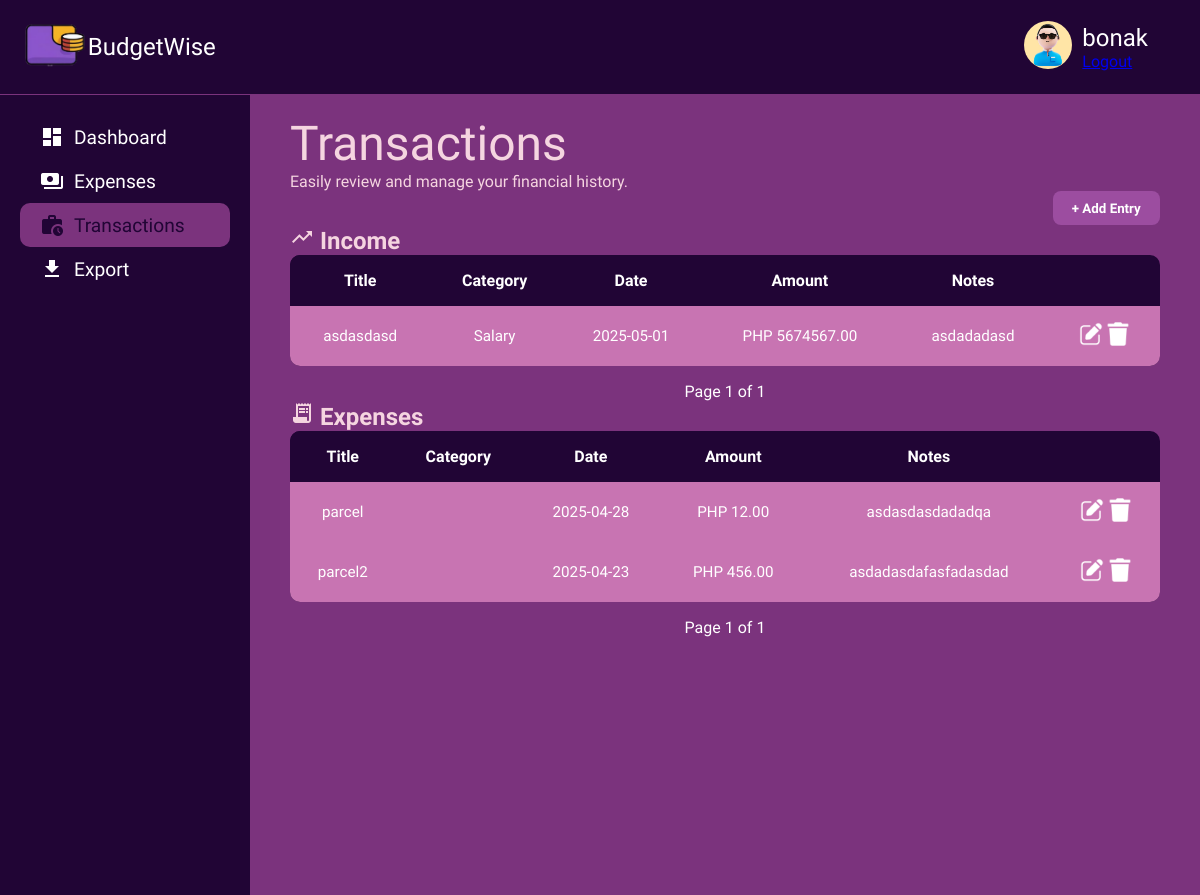
/finance/ (signed in), run on an earlier commit of the app's database.
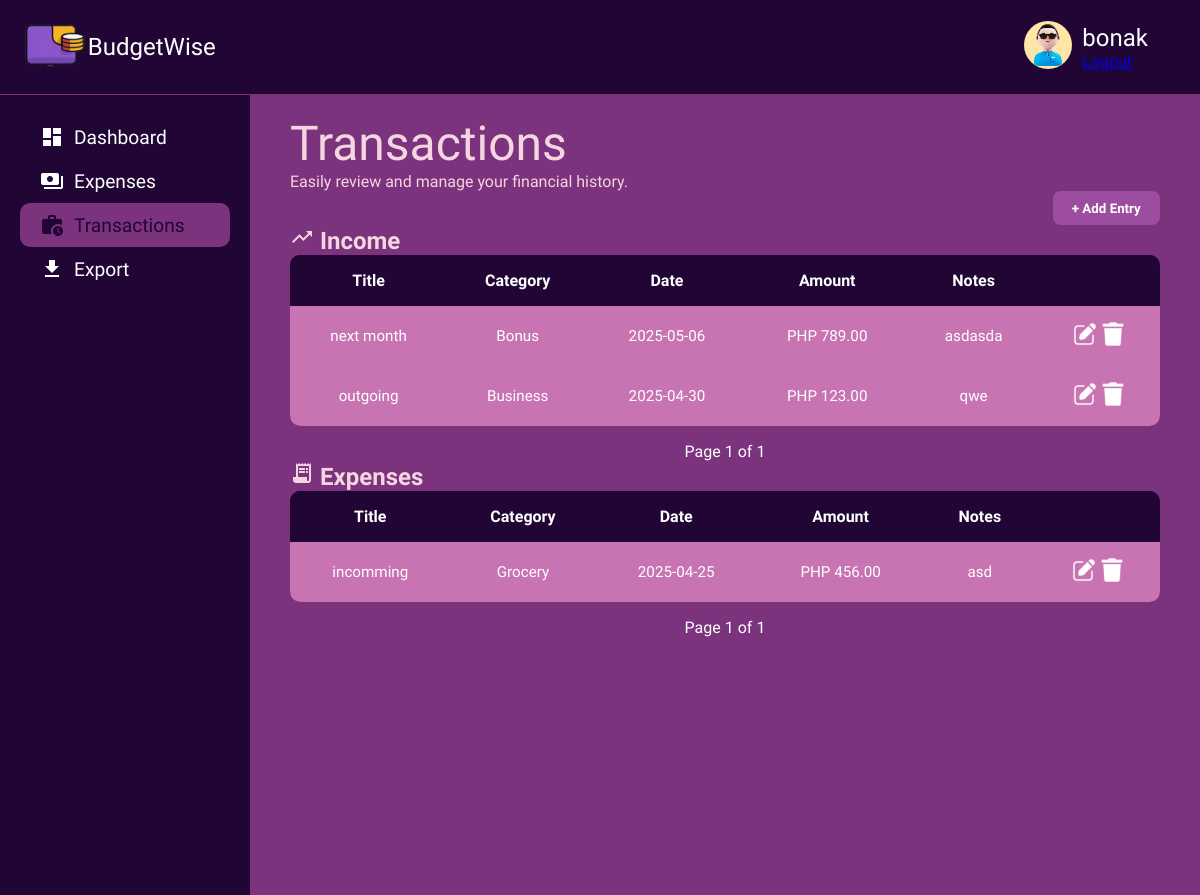
And on a later commit of the database.
### accounts/models.py (models this page shows)
class CustomUser(AbstractUser):
    pass  # django built-in fields muna then extand lang later

### finance/models.py (models this page shows, shortened)
class Entry(models.Model):
    ENTRY_TYPE_CHOICES = [
        ('income', 'Income'),
        ('expense', 'Expense'),
    ]
    user = models.ForeignKey(settings.AUTH_USER_MODEL, on_delete=models.CASCADE)
    title = models.CharField(max_length=200)
    amount = models.DecimalField(max_digits=10, decimal_places=2)
    date = models.DateField()
    entry_type = models.CharField(max_length=7, choices=ENTRY_TYPE_CHOICES)
    category = models.ForeignKey(Category, on_delete=models.SET_NULL, null=True, blank=True)
    notes = models.TextField(blank=True, null=True)

class Category(models.Model):
    EXPENSE_CATEGORIES = [
        ('grocery', 'Grocery'),
        ('health', 'Health'),
        ('gifts', 'Gifts'),
        ('transportation', 'Transportation'),
        ('food', 'Food'),
        ('eating_out', 'Eating Out'),
        ('bills', 'Bills'),
    ]
    INCOME_CATEGORIES = [
        ('salary', 'Salary'),
        ('bonus', 'Bonus'),
        ('business', 'Business'),
    ]
    CATEGORY_TYPES = [
        ('expense', 'Expense'),
        ('income', 'Income'),
    ]
    user = models.ForeignKey(settings.AUTH_USER_MODEL, on_delete=models.CASCADE, null=True, blank=True)
    name = models.CharField(max_length=100)
    category_type = models.CharField(max_length=7, choices=CATEGORY_TYPES)
    is_default = models.BooleanField(default=False)

### finance/views.py (the view)
# urls.py: path('', transaction, name='entry-list'),
@never_cache
@login_required
def transaction(request):
    income_entries = Entry.objects.filter(user=request.user, entry_type='income').order_by('-date')
    expense_entries = Entry.objects.filter(user=request.user, entry_type='expense').order_by('-date')
    income_page = paginate_entries(income_entries, request, 'income_page')
    expense_page = paginate_entries(expense_entries, request, 'expense_page')
    return render(request, 'finance/transaction.html', {
        'income_page': income_page,
        'expense_page': expense_page,
    })

### finance/views.py (called while the page is built)
def paginate_entries(entries, request, page_param):
    paginator = Paginator(entries, 5)
    page_number = request.GET.get(page_param)
    try:
        return paginator.get_page(page_number)
    except Exception:
        return paginator.get_page(1)

### finance/templates/finance/transaction.html (shortened to what this page needs)
{% load static %}
<!DOCTYPE html>
<html lang="en">
  <head>
    <link
      rel="stylesheet"
      href="{% static 'pages/transaction/transaction.css' %}"
    />
    <link rel="stylesheet" href="{% static 'css/colors.css' %}" />
  </head>
  <body>
    <header class="header" role="banner">
      <a href="{% url 'dashboard' %}" class="logo-text">
        <div class="logo">
          <div class="logo-icon">
            <img
              src="{% static 'pics/mockLogo.png' %}"
              alt="BudgetWise Logo"
              class="logo-img"
            />
          </div>
          <div>BudgetWise</div>
        </div>
      </a>
      <div class="user-profile">
        <div class="user-avatar">
          <img
            src="{% static 'pics/user1.png' %}"
            alt="User Avatar"
            class="avatar-image"
          />
        </div>
        <div class="user-info">
          <span class="user-name">{{ user.username }}</span>
          <a class="btn btn-outline-light ms-2" href="{% url 'logout' %}"
            >Logout</a
          >
        </div>
      </div>
    </header>
    <div class="container">
      <aside class="sidebar">
        <a href="{% url 'dashboard' %}" class="logo-text">
          <div class="menu-item">
            <span class="material-icons">dashboard</span><span>Dashboard</span>
          </div>
        </a>
        <div class="menu-item">
          <span class="material-icons">payments</span><span>Expenses</span>
        </div>
        <div class="menu-item active">
          <span class="material-icons">work_history</span
          ><span>Transactions</span>
        </div>
          <div class="menu-item">
            <span class="material-icons">file_download</span><span>Export</span>
          </div>
      </aside>
      <div class="main-content">
        <div class="welcome-message">
          <h1>Transactions</h1>
          <p>Easily review and manage your financial history.</p>
        </div>
        <div class="add-entry-container">
          <button class="add-entry-button" onclick="openEntryModalForCreate()">
            + Add Entry
          </button>
        </div>
        <div class="transactions-card">
          <h2><span class="material-icons">trending_up</span> Income</h2>
          <table>
            <thead>
              <tr>
                <th>Title</th>
                <th>Category</th>
                <th>Date</th>
                <th>Amount</th>
                <th>Notes</th>
              </tr>
            </thead>
            <tbody>
              {% for entry in income_page %}
              <tr>
                <td>{{ entry.title }}</td>
                <td>{{ entry.category.name }}</td>
                <td>{{ entry.date|date:"Y-m-d" }}</td>
                <td>PHP {{ entry.amount }}</td>
                <td>{{ entry.notes }}</td>
                <td class="actions">
                  <a onclick="openEntryModal({{ entry.id }})">
                    <img src="{% static 'pics/edit.png' %}" alt="Edit Icon" />
                  </a>
                  <a
                    onclick="openDeleteModal('{{ entry.title }}', '{% url 'finance:entry-delete' entry.id %}')"
                  >
                    <img
                      src="{% static 'pics/trash.png' %}"
                      alt="Delete Icon"
                    />
                  </a>
                </td>
              </tr>
              {% empty %}
              <tr>
                <td colspan="6">No income entries found.</td>
              </tr>
              {% endfor %}
            </tbody>
          </table>
          <div class="transaction-pagination">
            <span
              >Page {{ income_page.number }} of {{ income_page.paginator.num_pages }}</span
            >
          </div>
        </div>
        <div class="transactions-card">
          <h2><span class="material-icons">receipt_long</span> Expenses</h2>
          <table>
            <thead>
              <tr>
                <th>Title</th>
                <th>Category</th>
                <th>Date</th>
                <th>Amount</th>
                <th>Notes</th>
              </tr>
            </thead>
            <tbody>
              {% for entry in expense_page %}
              <tr>
                <td>{{ entry.title }}</td>
                <td>{{ entry.category.name }}</td>
                <td>{{ entry.date|date:"Y-m-d" }}</td>
                <td>PHP {{ entry.amount }}</td>
                <td>{{ entry.notes }}</td>
                <td class="actions">
                  <a onclick="openEntryModal({{ entry.id }})">
                    <img src="{% static 'pics/edit.png' %}" alt="Edit Icon" />
                  </a>
                  <a
                    onclick="openDeleteModal('{{ entry.title }}', '{% url 'finance:entry-delete' entry.id %}')"
                  >
                    <img
                      src="{% static 'pics/trash.png' %}"
                      alt="Delete Icon"
                    />
                  </a>
                </td>
              </tr>
              {% empty %}
              <tr>
                <td colspan="6">No expense entries found.</td>
              </tr>
              {% endfor %}
            </tbody>
          </table>
          <div class="transaction-pagination">
            <span
              >Page {{ expense_page.number }} of {{ expense_page.paginator.num_pages }}</span
            >
          </div>
        </div>
      </div>
    </div>
  </body>
</html>

### static/pages/transaction/transaction.css (style rules this page uses)
* { margin: 0; padding: 0; box-sizing: border-box; font-family: "K2D", sans-serif; }
.header { display: flex; flex-direction: row; justify-content: space-between; align-items: center; padding: 20px; background-color: var(--secondary); border-bottom: 1px solid var(--primary); min-width: 553px; }
.logo { display: flex; flex-direction: row; align-items: center; }
.logo-img { height: 48px; width: auto; }
.logo-text { font-size: 1.5rem; font-weight: 500; color: var(--white); text-decoration: none; }
.user-profile { display: flex; align-items: center; gap: 10px; }
.avatar-image { height: 48px; width: 48px; border-radius: 50%; }
.user-info { display: flex; flex-direction: column; color: var(--white); padding-right: 2rem; }
.user-name { font-size: 1.5rem; font-weight: 500; }
.container { display: flex; }
.sidebar { display: flex; flex-direction: column; padding: 20px; background-color: var(--secondary); height: auto; min-height: 100vh; width: 250px; left: -250px; text-decoration: none; }
.menu-item { display: flex; flex-direction: row; align-items: center; gap: 10px; font-size: 1.2rem; font-weight: 500; color: var(--white); padding: 10px 20px; }
.menu-item.active { background-color: var(--primary); border-radius: 10px; color: var(--dark-text); }
.main-content { display: flex; flex-direction: column; padding: 20px 40px; background-color: var(--primary); height: 100%; min-height: 100vh; width: calc(100% - 250px); }
.welcome-message { color: var(--light-primary); }
.welcome-message h1 { font-size: 3rem; font-weight: 500; }
.add-entry-container { display: flex; justify-content: flex-end; }
.add-entry-button { background-color: var(--hover-primary); color: var(--white); font-weight: bold; padding: 0.6rem 1.2rem; border-radius: 8px; border: none; cursor: pointer; transition: background-color 0.2s ease; }
.transactions-card { color: var(--light-primary); }
table { width: 100%; border-collapse: collapse; background-color: var(--secondary); border-radius: 10px; overflow: hidden; }
th, td { padding: 1rem; text-align: center; color: var(--white); }
thead { background-color: var(--secondary); }
td { background-color: var(--record-card); font-size: 0.95rem; height: auto; }
.actions { gap: 0.5rem; justify-content: center; }
.actions img { width: 24px; height: 24px; cursor: pointer; filter: invert(1); }
.transaction-pagination { margin-top: 1rem; text-align: center; }
.transaction-pagination span { margin: 0 10px; color: var(--white); }

### static/css/colors.css (style rules this page uses)
:root { --primary: #7b337d; --secondary: #210535; --light-primary: #f5d5e0; --light-secondary: #f4c4d4; --white: #ffffff; --text: #ffffff; --dark-text: #210535; --muted-text: #ffffff80; --green: #77dd77; --red: #ff6961; --yellow: #ffee8c; --button-gray: #b0b0b0; --hover-primary: #9c4da0; --hover-secondary: #3a0a60; --hover-menu-item: #8b5cf6; --bills: #e7d7ca; --grocery: #d5f6fb; --food: #f6f3a9; --health: #f1beb5; --eating-out: #e7d27c; --transpo: #d5d1e9; --gifts: #f8c57c; --budget-card: #2f1045; --icon-container: #210535; --status-bar: #1f092e; --record-card: #c874b2; }

What changed in the data, as far as the page shows it:
removed Entry: title "asdasdasd", category.name "Salary", date "2025-05-01", amount "5674567.00", notes "asdadadasd", shown under "Income"
removed Entry: title "parcel", date "2025-04-28", amount "12.00", notes "asdasdasdadadqa", shown under "Expenses"
removed Entry: title "parcel2", date "2025-04-23", amount "456.00", notes "asdadasdafasfadasdad", shown under "Expenses"
added Entry: title "next month", category.name "Bonus", date "2025-05-06", amount "789.00", notes "asdasda", shown under "Income"
added Entry: title "outgoing", category.name "Business", date "2025-04-30", amount "123.00", notes "qwe", shown under "Income"
added Entry: title "incomming", category.name "Grocery", date "2025-04-25", amount "456.00", notes "asd", shown under "Expenses"
